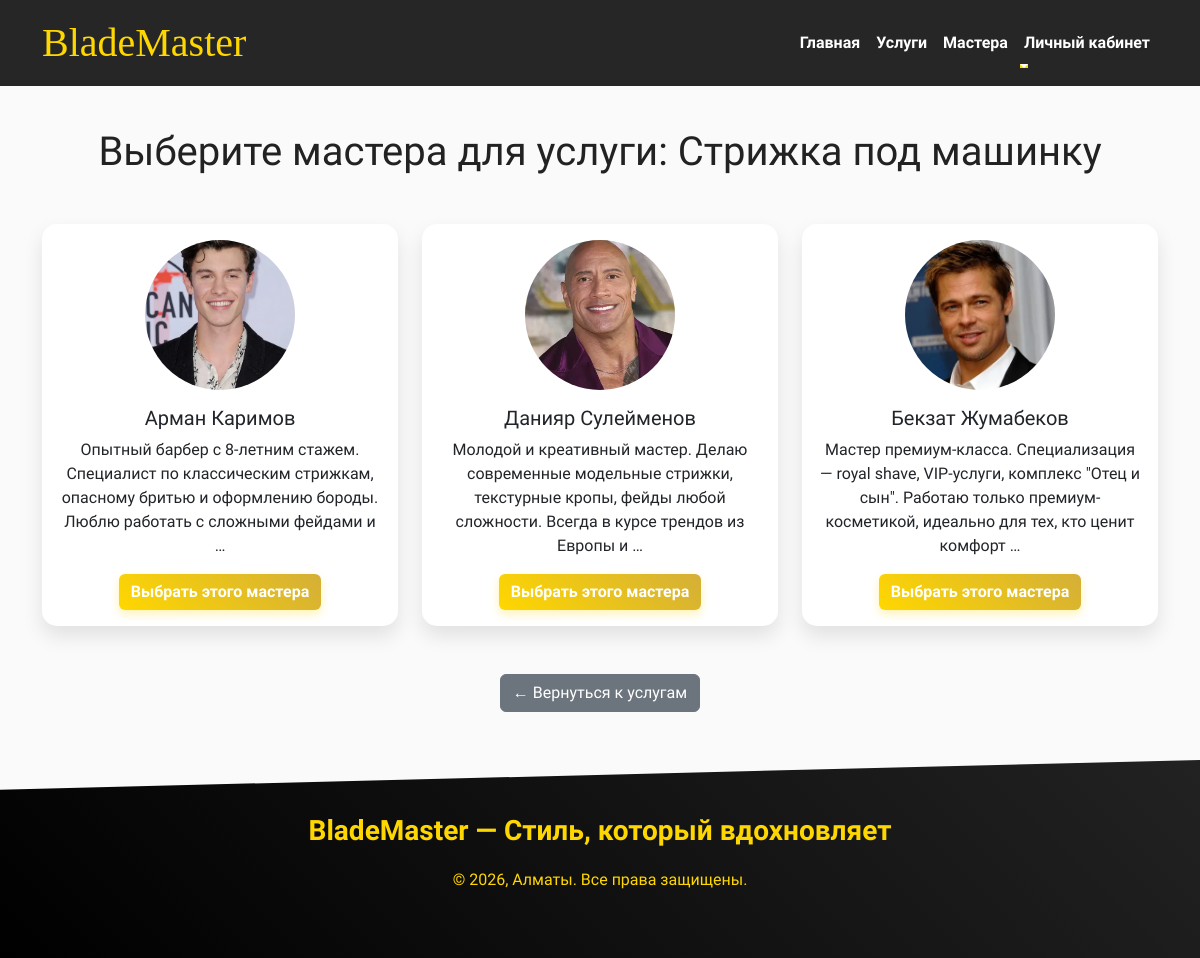
/book/2/, run on the app's committed database.
### core/models.py (models this page shows, shortened)
class Service(models.Model):
    name = models.CharField("Название услуги", max_length=100)
    description = models.TextField("Описание услуги", blank=True)
    price = models.DecimalField("Цена (₸)", max_digits=10, decimal_places=0)
    duration = models.IntegerField("Длительность (в минутах)", default=60)
    category = models.CharField("Категория", max_length=50, choices=[
        ('haircut', 'Стрижки'),
        ('beard', 'Бритьё и оформление бороды'),
        ('care', 'Уход'),
        ('complex', 'Комплексные процедуры'),
    ], default='haircut')
    class Meta:
        verbose_name = "Услуга"
        verbose_name_plural = "Услуги"

class Master(models.Model):
    full_name = models.CharField("ФИО мастера", max_length=100)
    description = models.TextField("Описание / о себе", blank=True)
    photo = models.ImageField("Фотография мастера", upload_to='masters/', blank=True, null=True)
    class Meta:
        verbose_name = "Мастер"
        verbose_name_plural = "Мастера"

### core/views.py (the view)
# urls.py: path('book/<int:service_id>/', views.book_step1_master, name='book_service'),  # Выбор мастера
def book_step1_master(request, service_id):
    service = get_object_or_404(Service, id=service_id)
    masters = Master.objects.all()
    return render(
        request,
        "core/book_step1_master.html",
        {
            "service": service,
            "masters": masters,
        },
    )

### core/templates/core/book_step1_master.html
{% extends 'base.html' %}
{% block content %}
<div class="container my-5">
    <h1 class="text-center mb-5">Выберите мастера для услуги: {{ service.name }}</h1>
    <div class="row">
        {% for master in masters %}
        <div class="col-md-4 mb-4">
            <div class="card text-center">
                {% if master.photo %}
                <img src="{{ master.photo.url }}" class="card-img-top rounded-circle mx-auto mt-3" style="width: 150px; height: 150px; object-fit: cover;">
                {% endif %}
                <div class="card-body">
                    <h5>{{ master.full_name }}</h5>
                    <p>{{ master.description|truncatewords:20 }}</p>
                    <a href="{% url 'book_datetime' service.id master.id %}" class="btn btn-primary">Выбрать этого мастера</a>
                </div>
            </div>
        </div>
        {% endfor %}
    </div>
    <div class="text-center mt-4">
        <a href="{% url 'services' %}" class="btn btn-secondary">← Вернуться к услугам</a>
    </div>
</div>
{% endblock %}

### core/templates/base.html (style rules this page uses)
body { font-family: 'Urbanist', sans-serif; background-color: #fafafa; color: #222; overflow-x: hidden; padding-top: 80px; }
.btn-primary { background: linear-gradient(45deg, #ffd700, #d4af37); border: none; font-weight: 700; box-shadow: 0 4px 10px rgba(255, 215, 0, 0.3); transition: transform 0.2s; }
.card { border: none; border-radius: 15px; overflow: hidden; box-shadow: 0 10px 20px rgba(0, 0, 0, 0.1); transition: transform 0.3s, box-shadow 0.3s; }

### data on the page
Service: name "Стрижка под машинку"
Master: photo (picture), full_name "Арман Каримов", description "Опытный барбер с 8-летним стажем. Специалист по классическим стрижкам, опасному бритью и оформлению бороды. Люблю работать с сложными фейдами и …"
Master: photo (picture), full_name "Данияр Сулейменов", description "Молодой и креативный мастер. Делаю современные модельные стрижки, текстурные кропы, фейды любой сложности. Всегда в курсе трендов из Европы и …"
Master: photo (picture), full_name "Бекзат Жумабеков", description "Мастер премиум-класса. Специализация — royal shave, VIP-услуги, комплекс \"Отец и сын\". Работаю только премиум-косметикой, идеально для тех, кто ценит комфорт …"
